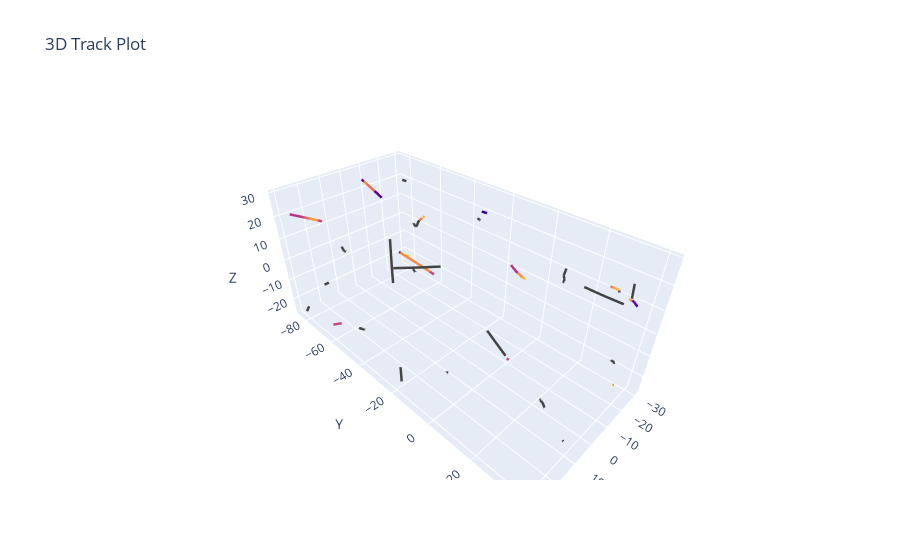

The cell this chart's notebook holds for it:
### Code cell
import plotly.express as px
import plotly.graph_objects as go
import numpy as np

with h5py.File(f"/home/pgranger/larnd-sim/jit_version/larnd-sim/prepared_data/input_0.h5", 'r') as f:
    original_tracks = np.array(f['segments'])


start_points = np.vstack([original_tracks['x_start'], original_tracks['y_start'], original_tracks['z_start']]).T
end_points = np.vstack([original_tracks['x_end'], original_tracks['y_end'], original_tracks['z_end']]).T


# Prepare the data for plotting
# Interleave start and end points and insert None between them to separate tracks
x_coords = np.column_stack((start_points[:, 0], end_points[:, 0], np.full(start_points.shape[0], None))).flatten()
y_coords = np.column_stack((start_points[:, 1], end_points[:, 1], np.full(start_points.shape[0], None))).flatten()
z_coords = np.column_stack((start_points[:, 2], end_points[:, 2], np.full(start_points.shape[0], None))).flatten()

# Create a 3D scatter plot for the tracks
fig = go.Figure(data=[go.Scatter3d(x=x_coords, y=y_coords, z=z_coords, mode='lines', line=dict(width=5, color=original_tracks['eventID']))])

# Add labels and show the plot
fig.update_layout(
    scene=dict(
        xaxis_title='X',
        yaxis_title='Y',
        zaxis_title='Z'
    ),
    title="3D Track Plot"
)

fig.show()

### Figure 1 — Plotly figure (JSON) as saved in the notebook; plotly's stock layout.template omitted (floating-point values rounded to 4 significant figures; data arrays with more than 128 entries replaced by an {"elided": "..."} marker saying what was removed)
{"data": [{"line": {"color": {"elided": "168 int values"}, "width": 5}, "mode": "lines", "type": "scatter3d", "x": {"elided": "504 float values"}, "y": {"elided": "504 float values"}, "z": {"elided": "504 float values"}}], "layout": {"scene": {"xaxis": {"title": {"text": "X"}}, "yaxis": {"title": {"text": "Y"}}, "zaxis": {"title": {"text": "Z"}}}, "title": {"text": "3D Track Plot"}}}
